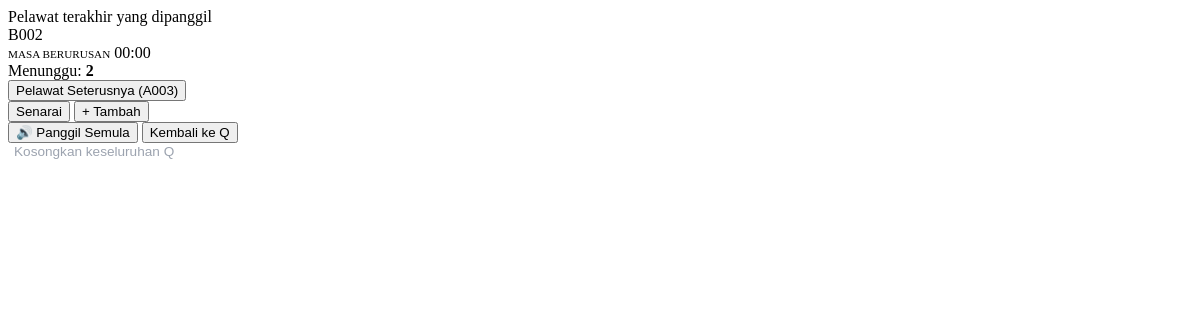
The app's page /q/test-5/updates/, older data.
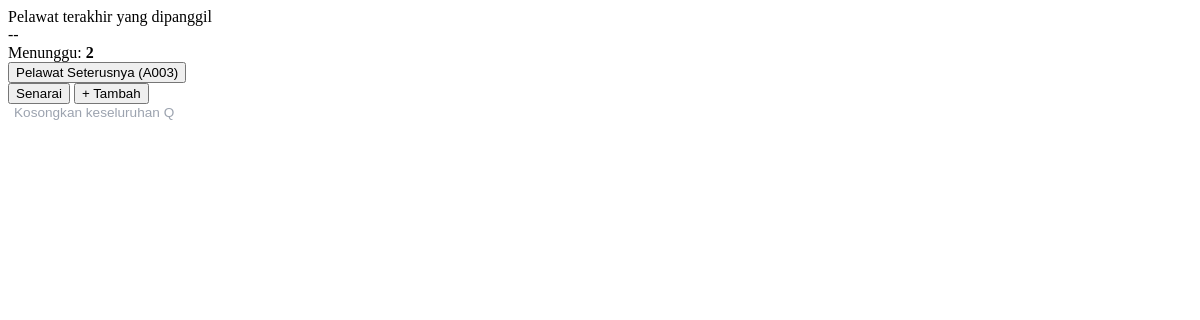
The same page, newer data.
### queues/models.py (models this page shows, shortened)
class Visitor(models.Model):
    queue = models.ForeignKey(Queue, on_delete=models.CASCADE, related_name='visitors')
    name = models.CharField(max_length=100)
    number = models.IntegerField() # Nombor giliran (101, 102...)
    joined_at = models.DateTimeField(auto_now_add=True)
    served_at = models.DateTimeField(null=True, blank=True)
    STATUS_CHOICES = [
        ('WAITING', 'Waiting'),
        ('SERVING', 'Serving'),
        ('COMPLETED', 'Completed'),
    ]
    status = models.CharField(max_length=20, choices=STATUS_CHOICES, default='WAITING')
    is_returned = models.BooleanField(default=False)
    is_invited = models.BooleanField(default=False)
    SERVICE_CHOICES = [
        ('A', 'Pendaftaran'),
        ('B', 'Pembayaran'),
        ('C', 'Pertanyaan'),
    ]
    service_type = models.CharField(max_length=1, choices=SERVICE_CHOICES, default='A')
    @property
    def ticket_number(self):
        return f"{self.service_type}{self.number:03d}"

### queues/views.py (the view)
# urls.py: path('q/<slug:slug>/updates/', views.get_admin_updates, name='get_admin_updates'),
def get_admin_updates(request, slug):
    queue = get_object_or_404(Queue, slug=slug)
    current_serving = Visitor.objects.filter(queue=queue, status='SERVING').first()
    all_waiting_visitors = Visitor.objects.filter(queue=queue, status='WAITING') \
                                          .order_by('is_returned', 'id')
    waiting_count = all_waiting_visitors.count()
    next_visitor = all_waiting_visitors.first()
    context = {
        'queue': queue,
        'current_serving': current_serving,
        'all_waiting_visitors': all_waiting_visitors,
        'waiting_count': waiting_count,
        'next_visitor': next_visitor,
    }
    return render(request, 'queues/partials/admin_board.html', context)

### queues/templates/queues/partials/admin_board.html
<div id="status-card-area" class="status-card" hx-swap-oob="true">
    <div class="status-label">Pelawat terakhir yang dipanggil</div>
    <div class="status-number" id="display-number">
        {% if current_serving %}
            {{ current_serving.ticket_number }}
        {% else %}
            --
        {% endif %}
    </div>
{% if current_serving and current_serving.served_at %}
        <div class="mt-2 p-2 rounded bg-dark bg-opacity-25 d-inline-block">
            <small class="text-white-50 d-block" style="font-size: 0.7rem;">MASA BERURUSAN</small>
            <span class="live-timer fw-bold text-white fs-4"
                  data-start="{{ current_serving.served_at|date:'c' }}">
                  00:00
            </span>
        </div>
    {% endif %}
    <div class="status-sub mt-3">
        Menunggu: <strong>{{ waiting_count }}</strong>
    </div>
</div>
<div id="controls-area" class="controls-area" hx-swap-oob="true">
    {% if next_visitor %}
        <button
            id="btn-next"
            hx-get="{% url 'call_next' queue.slug %}"
            hx-swap="none"
            class="btn-app btn-primary-app">
            Pelawat Seterusnya ({{ next_visitor.ticket_number }})
        </button>
    {% else %}
        <a href="#" class="btn-app btn-primary-app disabled" style="background-color: #d1d5db; pointer-events: none;">
            Tiada Pelawat
        </a>
    {% endif %}
    <div class="action-grid">
        <button id="btn-list" onclick="openNumberModal()" class="btn-app btn-secondary-app">Senarai</button>
        <button id="btn-add" onclick="openAddModal()" class="btn-app btn-secondary-app">+ Tambah</button>
    </div>
    {% if current_serving %}
        <div class="action-grid mt-2">
            <button
                id="btn-recall"
                hx-get="{% url 'invite_specific_visitor' current_serving.id %}"
                hx-swap="none"
                class="btn-app btn-secondary-app text-primary border-primary fw-bold">
                🔊 Panggil Semula
            </button>
            <button onclick="showConfirmModal('{{ current_serving.id }}', '{{ current_serving.ticket_number }}')" class="btn-app btn-secondary-app text-danger border-danger">
                Kembali ke Q
            </button>
        </div>
    {% endif %}
    <div class="text-center mt-2">
        <button onclick="openRemoveModal()" style="background:none; border:none; color:#9ca3af; font-size:0.85rem; cursor:pointer;">
            Kosongkan keseluruhan Q
        </button>
    </div>
</div>

Row changes from the older to the newer data that the page shows:
no longer on this page (row edited): Visitor: ticket_number "B002"
Text that changed along with them:
text no longer shown: "MASA BERURUSAN 00:00 🔊 Panggil Semula Kembali ke Q"
